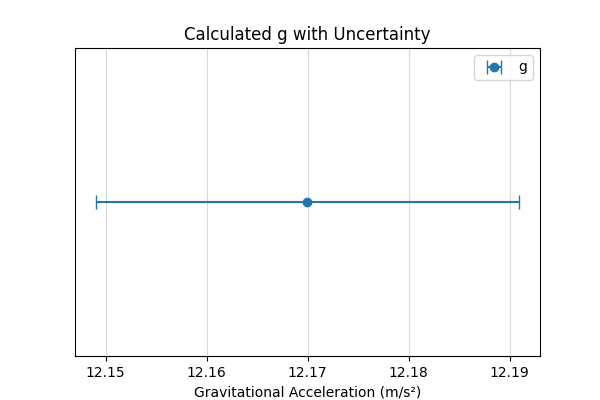

Write Python code to recreate this figure.
import numpy as np
import matplotlib.pyplot as plt

# --- Measurement ---
pendulum_length = 1.255  # Example measurement (replace with your value)
length_resolution = 0.001
uncertainty_length = length_resolution / 2

time_measurements_10_oscillations = np.array([
    20.15, 20.22, 20.08, 20.18, 20.25,
    20.11, 20.20, 20.16, 20.23, 20.19
]) # Example data (replace with your values)
num_measurements = len(time_measurements_10_oscillations)
mean_time_10 = np.mean(time_measurements_10_oscillations)
standard_deviation_time = np.std(time_measurements_10_oscillations, ddof=1)
uncertainty_mean_time_10 = standard_deviation_time / np.sqrt(num_measurements)

period = mean_time_10 / 10
uncertainty_period = uncertainty_mean_time_10 / 10

# --- Calculation of g ---
pi = np.pi
calculated_g = (4 * pi**2 * pendulum_length) / (period**2)
print(f"Calculated Gravitational Acceleration (g): {calculated_g:.2f} m/s²")

# --- Uncertainty Propagation ---
relative_uncertainty_g = np.sqrt((uncertainty_length / pendulum_length)**2 + (2 * uncertainty_period / period)**2)
uncertainty_g = calculated_g * relative_uncertainty_g
print(f"Uncertainty in Gravitational Acceleration (δg): {uncertainty_g:.2f} m/s²")

# --- Visualization ---
plt.figure(figsize=(6, 4))
plt.errorbar(calculated_g, 1, xerr=uncertainty_g, fmt='o', capsize=5, label='g') # Swapped x and y for horizontal error bar
plt.xlabel('Gravitational Acceleration (m/s²)')
plt.title('Calculated g with Uncertainty')
plt.yticks([])  # Remove y-axis ticks
plt.legend()
plt.grid(True, alpha=0.5)
plt.savefig('g_uncertainty.png')
plt.show()